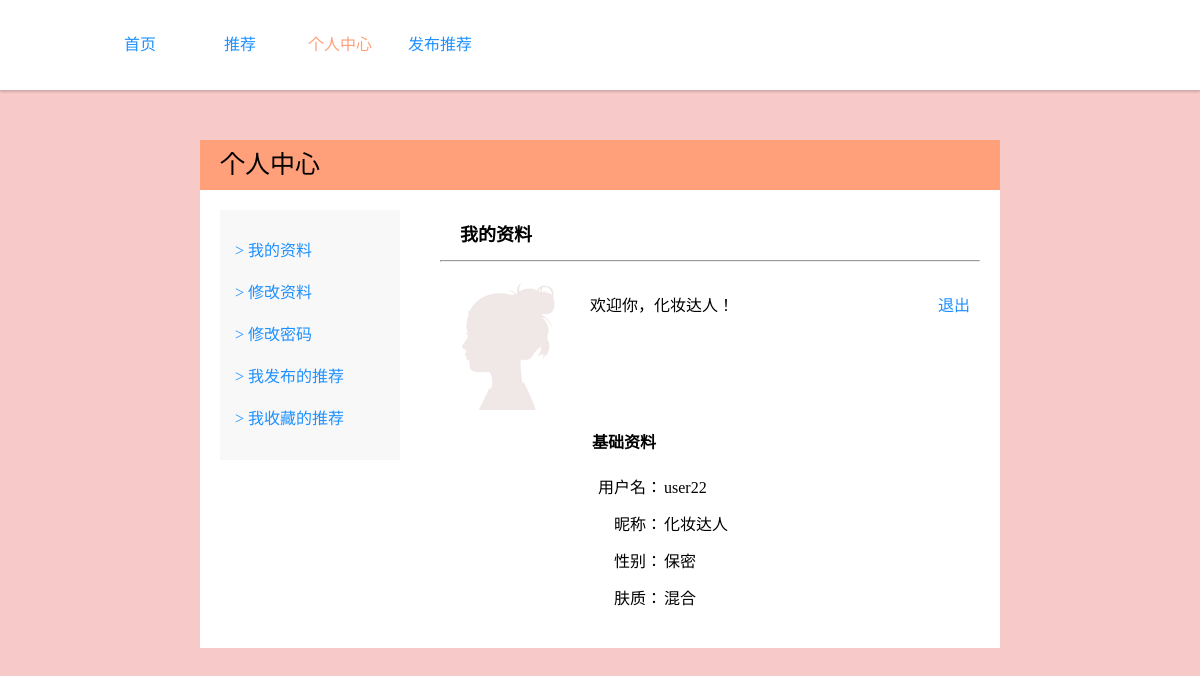
The app's page /makeup/user.php (signed in) with its own data.
### tables this page shows
CREATE TABLE IF NOT EXISTS `user` (
  `UID` varchar(20) NOT NULL,
  `UPWD` varchar(32) NOT NULL,
  `NICKNAME` varchar(20) DEFAULT NULL,
  `GENDER` varchar(2) DEFAULT NULL,
  `SID` int(4) DEFAULT NULL,
  `ICON` varchar(1000) NOT NULL,
  PRIMARY KEY (`UID`)
);

CREATE TABLE IF NOT EXISTS `skin` (
  `SID` int(4) NOT NULL,
  `SNAME` varchar(20) DEFAULT NULL,
  PRIMARY KEY (`SID`)
);

### makeup/user.php (the view, shortened to what this page needs)
<?php include 'conn.php'; ?>
<?php
if(isset($_SESSION['username'])) {
	$uid = $_SESSION['username'];
	$sql = "SELECT * FROM USER WHERE UID='$uid'";
	$result = mysql_query($sql,$conn) or die(mysql_error());
	while ($row = mysql_fetch_array($result)) {
		$nickname = $row['NICKNAME'];
		$gender = $row['GENDER'];
		if($row['SID']==NULL) {
			$skin = "";
		}
		else {
			$sql_skin = "SELECT SNAME FROM SKIN WHERE SID=".$row['SID'];
			$result_skin = mysql_query($sql_skin,$conn) or die(mysql_error());
			while ($row_skin = mysql_fetch_array($result_skin)) {
				$skin = $row_skin['SNAME'];
			}
		}
	}
}
else {
	header("Location:/makeup/login.php");
}
?>
<!DOCTYPE html PUBLIC "-//W3C//DTD XHTML 1.0 Transitional//EN" "http://www.w3.org/TR/xhtml1/DTD/xhtml1-transitional.dtd">
<html xmlns="http://www.w3.org/1999/xhtml">
<html>
<head>
	<link rel="stylesheet" type="text/css" href="css/user.css">
	<link rel="stylesheet" type="text/css" href="css/header.css">
</head>
<body>
<div class="back-area">
<div class="header-nav">
			<ul class="nav_ul">
					<li><a href="index.php">首页</a></li>
					<li><a href="post.php">推荐</a></li>
					<li><a href="user.php" class="nav_on">个人中心</a></li>
					<li><a href="post_edit.php">发布推荐</a></li>
			</ul>
		</div>
	<div class="area">
	<div class="area-head"><span>个人中心</span></div>
		<div class="area-left">
			<div class="allMenu">
				<ul>
					<li>
						<a href="">> 我的资料</a>
					</li>
					<li>
						<a href="user_edit.php">> 修改资料</a>
					</li>
					<li>
						<a href="user_newpwd.php">> 修改密码</a>
					</li>
					<li>
						<a href="user_publication.php">> 我发布的推荐</a>
					</li>
					<li>
						<a href="user_collection.php">> 我收藏的推荐</a>
					</li>
				</ul>
			</div>
		</div>
		<div class="area-right">
			<div class="rightHead">
				<span>我的资料</span><hr/>
			</div>
			<div class="rightCon">
					<div class="rightConL"><img src="/makeup/image/icon.png"></div>
					<div class="rightConR">
					<span style="float: left;">欢迎你，<?=$nickname?>！</span>
					<a href="exit.php" style="float: right;">退出</a>
					<table>
						<tr>
							<td class="info_title">基础资料</td>
						</tr>
						<tr>
							<td class="info">用户名：</td>
							<td class="info_con"><?=$uid ?></td>
						</tr>
						<tr>
							<td class="info">昵称：</td>
							<td class="info_con"><?=$nickname ?></td>
						</tr>
						<tr>
							<td class="info">性别：</td>
							<td class="info_con"><?=$gender ?></td>
						</tr>
						<tr>
							<td class="info">肤质：</td>
							<td class="info_con"><?=$skin ?></td>
						</tr>
					</table>
					</div>
			</div>
		</div>
	</div>
	</div>
</body>
</html>

### makeup/css/user.css (style rules this page uses)
* { padding: 0; margin: 0; }
body { font-family:"微软雅黑","microsoft yahei"; background-color: #F7CAC9; font-size: 16px; }
div { display: block; }
.area { overflow: hidden; width: 800px; margin: 140px auto; background-color: #fff; }
.area-head { font-size: 25px; background-color: #FFA07A; }
.area-head span, .rightHead span { padding: 20px; line-height: 50px; }
.area-left { float: left; width: 180px; margin: 20px; background-color: #f8f8f8; }
.allMenu { padding: 20px 5px; }
.allMenu li { line-height: 22px; padding: 10px; }
.area-right { width: 540px; float: right; margin: 20px; }
.rightHead { font-size: 18px; font-weight: bold; }
.rightCon { margin-top: 20px; }
.rightConL { float: left; }
.rightConR { width: 380px; float: right; padding: 10px; }
.rightConR table { padding-top: 100px; clear: both; }
.info_title { line-height: 50px; font-weight: bold; }
.info { width: 70px; line-height: 35px; text-align: right; }
.info_con { font-family:"微软雅黑","microsoft yahei"; line-height: 25px; }
ul, li { list-style: none; }

### makeup/css/header.css (style rules this page uses)
.back-area { position: relative; overflow: hidden; margin: 0 auto; }
.header-nav { position: fixed; top: 0; left: 0; width: 100%; height: 90px; background-color: #fff; box-shadow: 0 2px 2px rgba(0,0,0,0.16); z-index: 1000; }
.nav_ul { position: relative; margin-left: 90px; line-height: 90px; width: 400px; height: 90px; }
.header-nav ul li { float: left; width: 100px; text-align: center; list-style: none; }
.header-nav ul li a { display: block; width: 100px; height: 90px; line-height: 90px; }
.nav_on { color: #FFA07A !important; }

### records on screen
user: NICKNAME "化妆达人", GENDER "保密"
skin: SNAME "混合"

### other values on screen
$uid "user22"
